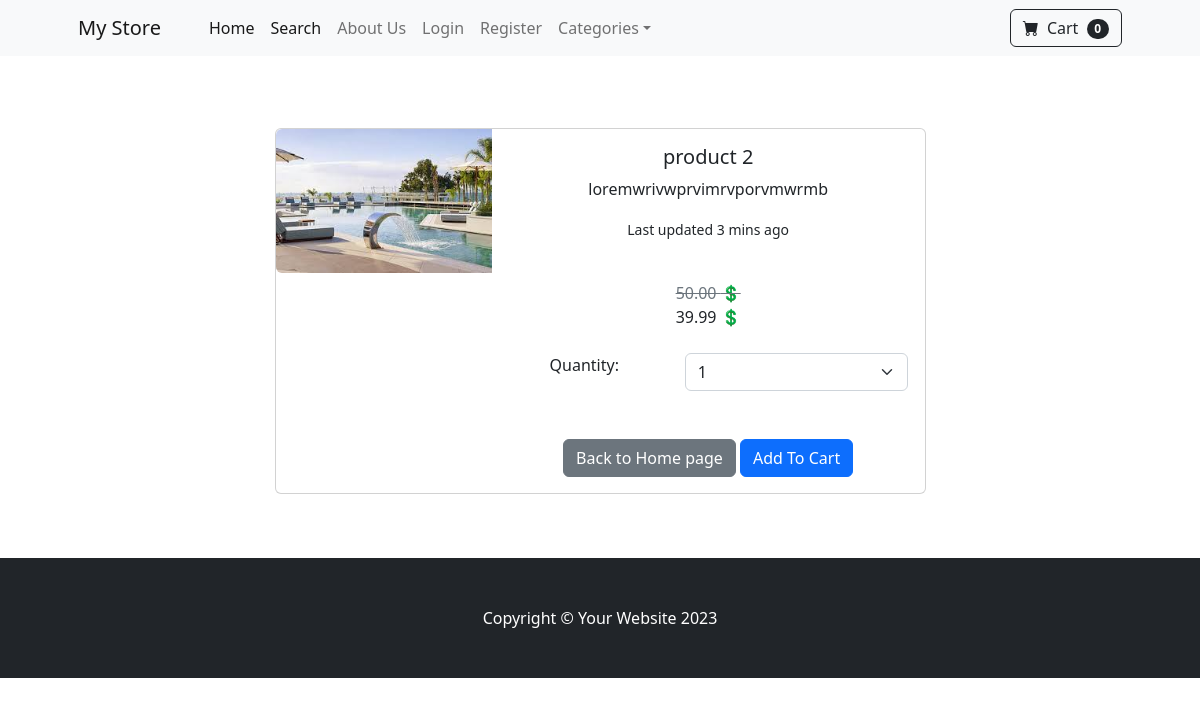
/product/2, run on an earlier commit of the app's database.
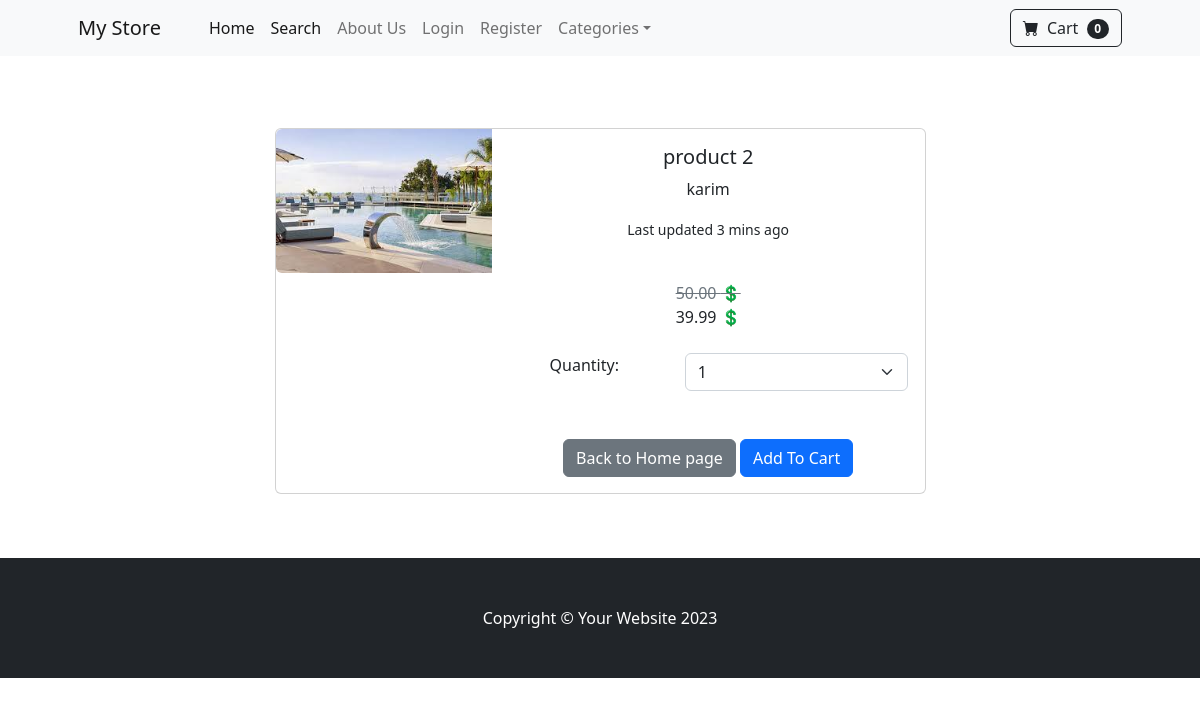
And on a later commit of the database.
### store/models.py (models this page shows, shortened)
class Product(models.Model):
    name = models.CharField(max_length=100)
    price = models.DecimalField(default=0, decimal_places=2, max_digits=10)
    category = models.ForeignKey(Category, on_delete=models.CASCADE, default=1)
    description = models.CharField(max_length=500, default='', blank=True, null=True)
    image = models.ImageField(upload_to='uploads/product/')
    in_sale = models.BooleanField(default=False)
    sale_price = models.DecimalField(default=0, decimal_places=2, max_digits=10)

### store/views.py (the view)
# urls.py: path('product/<int:pk>', views.product, name='product'),
def product(request, pk):
    product = Product.objects.get(id=pk)
    return render(request, 'product.html', {'product': product})

### cart/cart.py (called while the page is built)
    def __len__(self):
        return len(self.cart)

### cart/context_processors.py (called while the page is built)
def cart(request):
    return {'cart': Cart(request)}

### store/templates/product.html (shortened to what this page needs)
{% extends 'base.html' %}
{% block content %}
        <br><br><br>
        <div class="container">
            <div class="row">
                <center>
                    <div class="col-lg-7 col-ld-7 col-sm-9 col-12">
                        <div class="card mb-3">
                          <div class="row g-0">
                            <div class="col-md-4">
                              <img src="{{ product.image.url }}" class="img-fluid rounded-start" alt="...">
                            </div>
                            <div class="col-md-8">
                              <div class="card-body">
                                <h5 class="card-title">{{ product.name }}</h5>
                                <p class="card-text">{{ product.description }}</p>
                                <p class="card-text"><small class="text-body-secondary">Last updated 3 mins ago</small></p>
                                  <br>
                                  {% if product.in_sale %}
                                    <span class="text-muted text-decoration-line-through">{{ product.price }} 💲</span><br>
                                    {{ product.sale_price }} 💲
                                    {% else %}
                                    {{ product.price }} 💲
                                    {% endif %}
                                  <br><br>
                                  <div class="row justify-content-center">
                                      <div class="col-lg-5 col-ld-5 col-sm-5 col-12">Quantity:</div>
                                      <div class="col-lg-7 col-ld-7 col-sm-7 col-12">
                                            <select class="form-select" id="qty-cart">
                                              <option value="1">1</option>
                                            </select>
                                      </div>
                                  </div>
                                  <br><br>
                                  <a href="{% url 'home' %}" class="btn btn-secondary">Back to Home page</a>
                                  <button type="button" value="{{ product.id }}" class="btn btn-primary" id="add-cart">Add To Cart</button>
                              </div>
                            </div>
                          </div>
                        </div>
                    </div>
                </center>
            </div>
        </div>
        <br><br>
{% endblock %}

### store/templates/base.html (shortened to what this page needs)
{% load static %}
<!DOCTYPE html>
<html lang="en">
    <head>
        <link href="https://cdn.jsdelivr.net/npm/bootstrap-icons@1.5.0/font/bootstrap-icons.css" rel="stylesheet" />
        <link href="{% static 'css/styles.css' %}" rel="stylesheet" />
    </head>
    <body>
        {% include 'navbar.html' %}
        {% block content %}
        {% endblock %}
        <footer class="py-5 bg-dark">
            <div class="container"><p class="m-0 text-center text-white">Copyright &copy; Your Website 2023</p></div>
        </footer>
    </body>
</html>

### store/templates/navbar.html (shortened to what this page needs)
        <nav class="navbar navbar-expand-lg navbar-light bg-light">
            <div class="container px-4 px-lg-5">
                <a class="navbar-brand" href="{% url 'home' %}">My Store</a>
                <div class="collapse navbar-collapse" id="navbarSupportedContent">
                    <ul class="navbar-nav me-auto mb-2 mb-lg-0 ms-lg-4">
                        <li class="nav-item"><a class="nav-link active" aria-current="page" href="{% url 'home' %}">Home</a></li>
                        <li class="nav-item"><a class="nav-link active" aria-current="page" href="{% url 'search' %}">Search</a></li>
                        <li class="nav-item"><a class="nav-link" href="{% url 'about' %}">About Us</a></li>
                        {% if user.is_authenticated %}
                        <li class="nav-item"><a class="nav-link" href="{% url 'update_user' %}">Change Info</a></li>
                        <li class="nav-item"><a class="nav-link" href="{% url 'logout' %}">Logout</a></li>
                        <li class="nav-item dropdown">
                            <a class="nav-link dropdown-toggle" href="#" role="button" data-bs-toggle="dropdown" aria-expanded="false">Profile</a>
                            <ul class="dropdown-menu" aria-labelledby="navbarDropdown">
                                <li><a class="dropdown-item" href="{% url 'update_user' %}">User Profile</a></li>
                                <li><hr class="dropdown-divider" /></li>
                                <li><a class="dropdown-item" href="{% url 'update_info' %}">User Info</a></li>
                            </ul>
                        </li>
                        {% else %}
                        <li class="nav-item"><a class="nav-link" href="{% url 'login' %}">Login</a></li>
                        <li class="nav-item"><a class="nav-link" href="{% url 'register' %}">Register</a></li>
                        {% endif %}
                        <li class="nav-item dropdown">
                            <a class="nav-link dropdown-toggle" id="navbarDropdown" href="#" role="button" data-bs-toggle="dropdown" aria-expanded="false">Categories</a>
                        </li>
                    </ul>
                    <form class="d-flex">
                        <a href="{% url 'cart_summary' %}" class="btn btn-outline-dark">
                            <i class="bi-cart-fill me-1"></i>
                            Cart
                            <span class="badge bg-dark text-white ms-1 rounded-pill" id="cart_quantity">{{ cart|length }}</span>
                        </a>
                    </form>
                </div>
            </div>
        </nav>

What changed in the data, as far as the page shows it:
changed Product "product 2": description "loremwrivwprvimrvporvmwrmb" → "karim"
